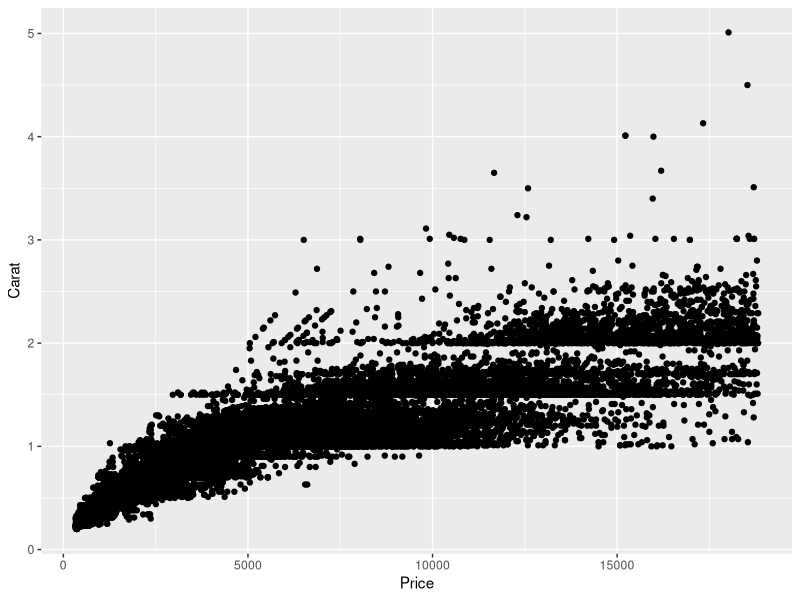

Reproduce this figure in R.
## ---- chunk 1
knitr::opts_chunk$set(echo = TRUE)
library(tidyverse)
## ---- chunk 2
### In this code chunk, start with the diamonds dataset (built in to
### ggplot2 package) and create a plot of price vs. carat (or some other
### variables of your choice)

ggplot(data = diamonds,
       aes(x = price, y = carat)) +
  geom_point() +
  labs(x = "Price",
       y = "Carat")
## ---- chunk 3
### In this code chunk, start with the diamonds dataset (built in to
### ggplot2 package) and create a subset based on filtering, e.g., 
### size greater than 1 carat or cut is "Ideal"



## ---- chunk 4
### Both partners - delete this comment, then write some code here
### to plot, summarize, calculate something simple using the diamonds
### dataset.


## ---- chunk 5
### Both partners - delete this comment, then write some code here
### to plot, summarize, calculate something simple using the diamonds
### dataset.


